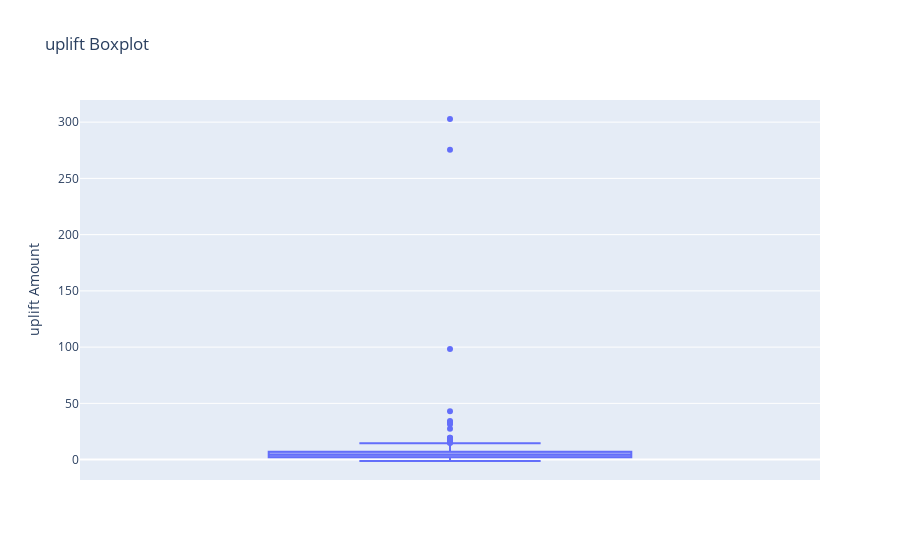

Notebook code cell kept with this figure:
### Code cell
# Create a boxplot
fig = px.box(df_x, y='uplift', title='uplift Boxplot', labels={'uplift': 'uplift Amount'})

# Show the plot
fig.show()

### Figure 1 — Plotly figure (JSON) as saved in the notebook; plotly's stock layout.template omitted (floating-point values rounded to 4 significant figures; data arrays with more than 128 entries replaced by an {"elided": "..."} marker saying what was removed)
{"data": [{"alignmentgroup": "True", "hovertemplate": "uplift Amount=%{y}<extra></extra>", "legendgroup": "", "marker": {"color": "#636efa"}, "name": "", "notched": false, "offsetgroup": "", "orientation": "v", "showlegend": false, "type": "box", "x0": " ", "xaxis": "x", "y": {"elided": "359 float values"}, "y0": " ", "yaxis": "y"}], "layout": {"boxmode": "group", "legend": {"tracegroupgap": 0}, "title": {"text": "uplift Boxplot"}, "xaxis": {"anchor": "y", "domain": [0, 1]}, "yaxis": {"anchor": "x", "domain": [0, 1], "title": {"text": "uplift Amount"}}}}
